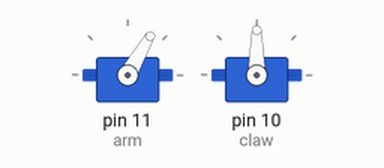
Simulated run of this sketch. Board: Arduino Uno, built with avr-gcc and run on an emulated ATmega328P. Parts: 2 × servo.

Above: at 0.05 s.
At 3.25 s:
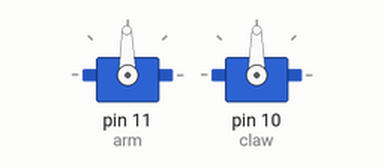
At 6.5 s:
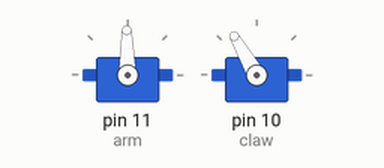
At 13.0 s:
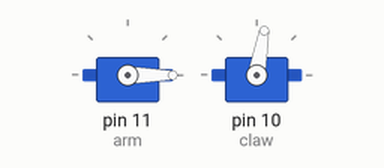
Timing chart, 0 to 16.9 s (numbered marks = the images above):
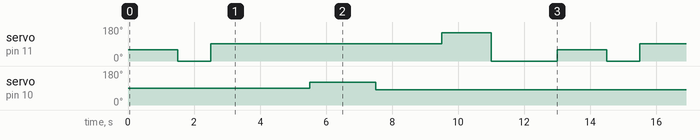

The sketch:

Claw_Code.ino
```cpp
#include <Servo.h>

Servo arm;

Servo claw;


void setup()
{
  arm.attach(11);
  claw.attach(10);
}

void loop() {
  armUp();
  delay(1500);

  armStop();
  delay(1000);


  arm.write(91);
  delay(3000);

  clawOpen();
  delay(2000);

  clawClose();
  delay(2000);

  armDown();
  delay(1500);

  armStop();
  delay(2000);
}


void armStop() {
  arm.write(0);
}


void armUp() {
  arm.write(60);
}

void armDown() {
  arm.write(150);
}

void clawClose() {
  claw.write(80);
}

void clawOpen() {
  claw.write(120);
}
```

Measured:
- by itself, servo on pin 11 (arm): repeats every 13.0 s: 91° 7.0 s, 150° 1.5 s, 0° 2.0 s, 60° 1.5 s, 0° 1.0 s
- by itself, servo on pin 10 (claw): alternates 120° for 2.0 s and 80° for 11.0 s
